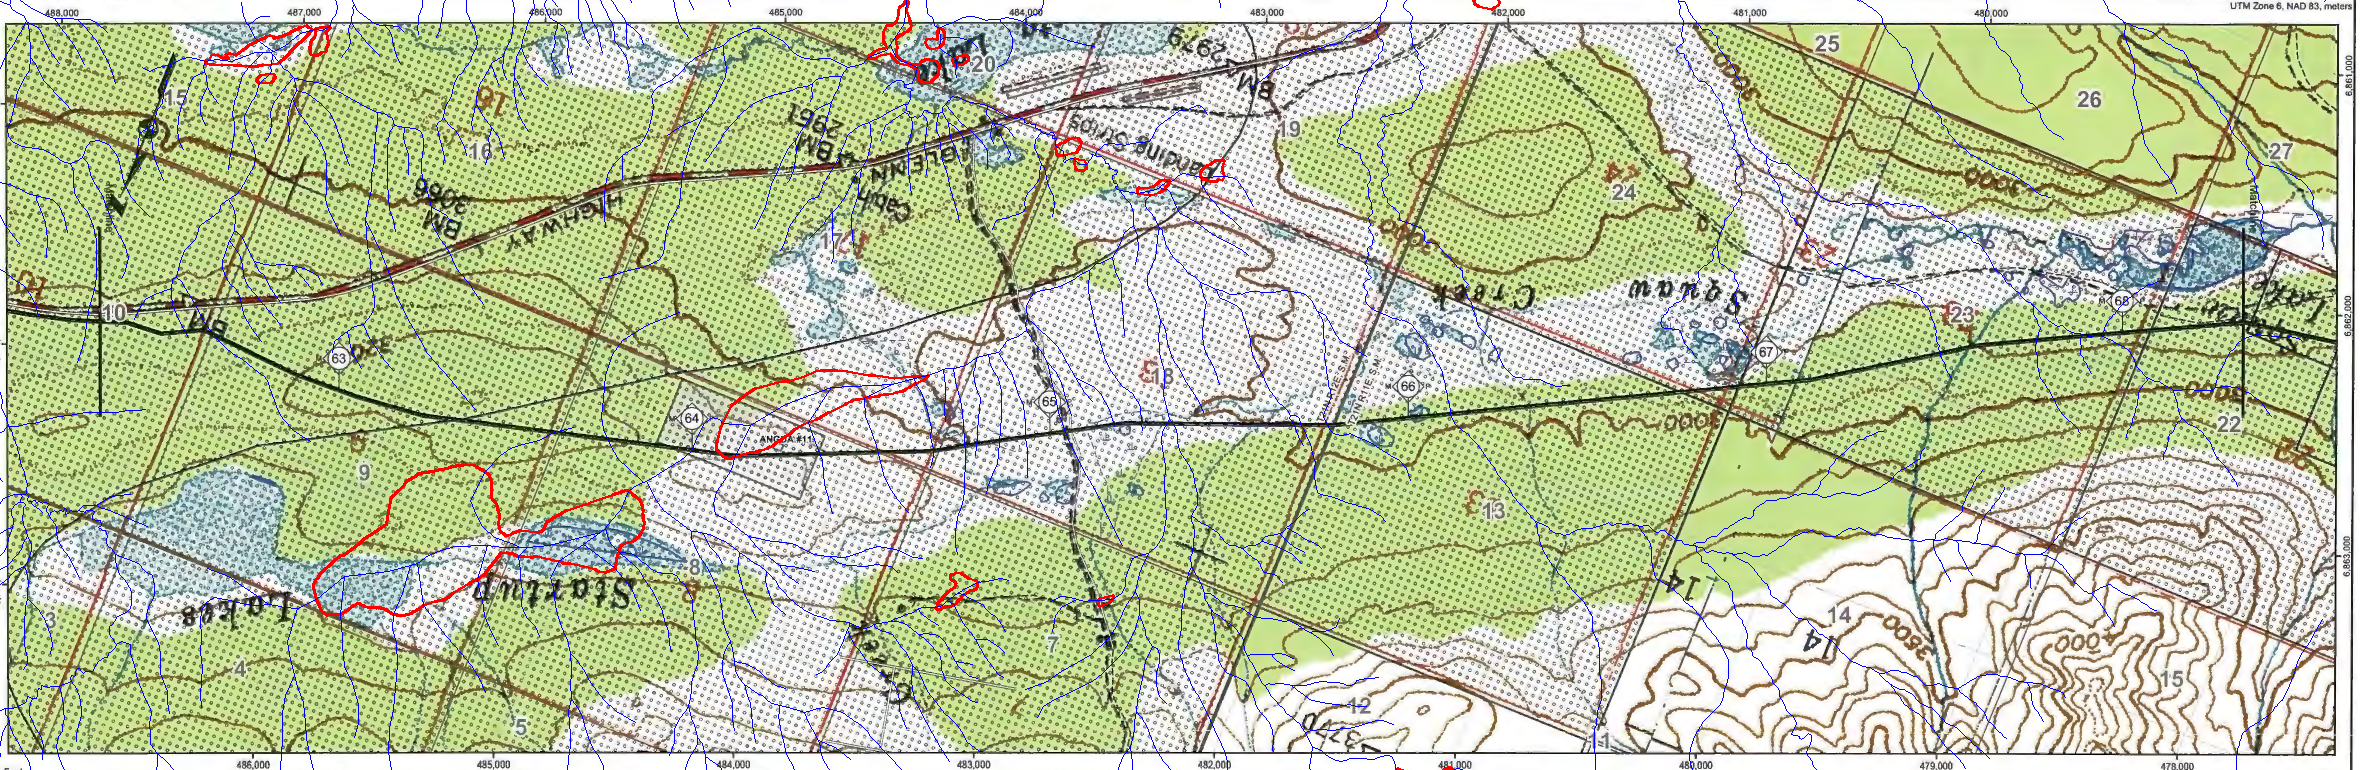

The script that saved this image:
import json,numpy as np,sys
from PIL import Image,ImageDraw
from pyproj import Transformer
M='/Users/baird/Dropbox/_git_ALL/_github-repos-gem/pipelines-researcher/batches/united-states-gas/staging/route-creation-newrows-20261020/maps/P8092/map-12.png'
t=Transformer.from_crs(4326,32606,always_xy=True)
# preview-only affine from grid labels: orig px = 150+(488000-E)*.24 ; y = 371+(N-6866000)*.24 (rotated 180: N increases downward)
tx,ty,s=float(sys.argv[1]),float(sys.argv[2]),float(sys.argv[3])
def px(E,N): return 150+tx+(488000-E)*s, 371+ty+(N-6866000)*s
o=Image.open(M).convert('RGB'); d=ImageDraw.Draw(o)
def draw(fn,col,w=3):
    for f in json.load(open(fn))['features']:
        g=f['geometry']; 
        if g['type']=='Polygon': rings=g['coordinates']
        elif g['type']=='MultiPolygon': rings=[r for p in g['coordinates'] for r in p]
        elif g['type']=='LineString': rings=[g['coordinates']]
        elif g['type']=='MultiLineString': rings=g['coordinates']
        else: continue
        for r in rings:
            p=[px(*t.transform(*c)) for c in r]
            d.line(p,fill=col,width=w)
draw('w12.json',(255,0,0)); draw('r2.json',(255,0,255),4); draw('f12.json',(0,0,255),1)
o.crop((90,60,2450,830)).save('ov12.png')
